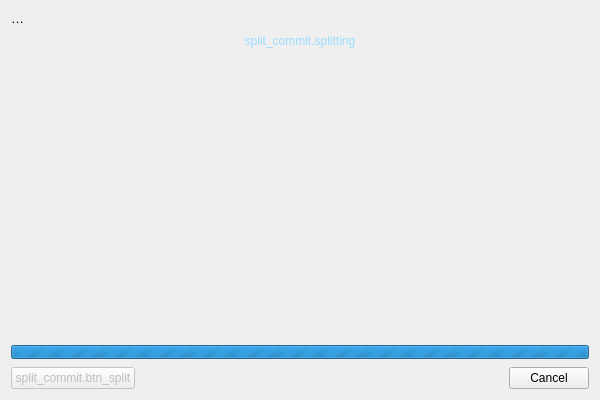
<?xml version="1.0" encoding="UTF-8"?>
<ui version="4.0">
 <class>SplitCommitDialog</class>
 <widget class="QDialog" name="SplitCommitDialog">
  <property name="minimumSize">
   <size>
    <width>600</width>
    <height>400</height>
   </size>
  </property>
  <property name="windowTitle">
   <string notr="true">split_commit.title</string>
  </property>
  <layout class="QVBoxLayout" name="mainLayout" stretch="0,0,1,0,0,0">
   <property name="spacing">
    <number>8</number>
   </property>
   <item>
    <widget class="QLabel" name="subtitleLabel">
     <property name="font">
      <font>
       <pointsize>10</pointsize>
      </font>
     </property>
     <property name="text">
      <string notr="true">…</string>
     </property>
     <property name="wordWrap">
      <bool>true</bool>
     </property>
    </widget>
   </item>
   <item>
    <widget class="QLabel" name="loadingLabel">
     <property name="styleSheet">
      <string notr="true">color: #9cdcfe;</string>
     </property>
     <property name="text">
      <string notr="true">split_commit.splitting</string>
     </property>
     <property name="alignment">
      <set>Qt::AlignmentFlag::AlignCenter</set>
     </property>
    </widget>
   </item>
   <item>
    <widget class="QFrame" name="batchesFrame">
     <layout class="QVBoxLayout" name="batchesLayout">
      <property name="spacing">
       <number>4</number>
      </property>
      <property name="leftMargin">
       <number>0</number>
      </property>
      <property name="topMargin">
       <number>0</number>
      </property>
      <property name="rightMargin">
       <number>0</number>
      </property>
      <property name="bottomMargin">
       <number>0</number>
      </property>
     </layout>
    </widget>
   </item>
   <item>
    <widget class="QLabel" name="warnLabel">
     <property name="styleSheet">
      <string notr="true">color: #ce9178;</string>
     </property>
     <property name="text">
      <string notr="true"/>
     </property>
     <property name="wordWrap">
      <bool>true</bool>
     </property>
    </widget>
   </item>
   <item>
    <widget class="QProgressBar" name="progressBar">
     <property name="minimumSize">
      <size>
       <width>0</width>
       <height>14</height>
      </size>
     </property>
     <property name="maximumSize">
      <size>
       <width>16777215</width>
       <height>14</height>
      </size>
     </property>
     <property name="maximum">
      <number>0</number>
     </property>
     <property name="value">
      <number>-1</number>
     </property>
     <property name="textVisible">
      <bool>false</bool>
     </property>
    </widget>
   </item>
   <item>
    <layout class="QHBoxLayout" name="buttonRow">
     <item>
      <widget class="QPushButton" name="primaryButton">
       <property name="enabled">
        <bool>false</bool>
       </property>
       <property name="text">
        <string notr="true">split_commit.btn_split</string>
       </property>
      </widget>
     </item>
     <item>
      <widget class="QDialogButtonBox" name="buttonBox">
       <property name="standardButtons">
        <set>QDialogButtonBox::StandardButton::Cancel</set>
       </property>
      </widget>
     </item>
    </layout>
   </item>
  </layout>
 </widget>
 <resources/>
 <connections/>
</ui>
